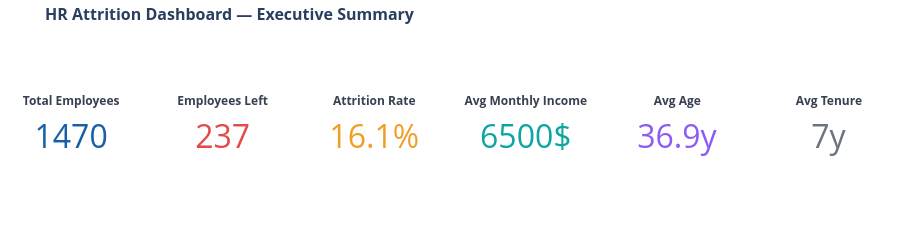

The notebook cell this image was saved under:
### Code cell
#Section 1 -- Interactive Dashboard

#Dashboard - KPI Summary Cards

total=len(df)
left=(df["Attrition"]=="Yes").sum()
rate=left/total*100
avg_income=df["MonthlyIncome"].mean()
avg_tenure=df["YearsAtCompany"].mean()
avg_age=df["Age"].mean()
avg_sat=df[["JobSatisfaction", "EnvironmentSatisfaction", "RelationshipSatisfaction", "WorkLifeBalance"]].mean().mean()

fig=make_subplots(
    rows=1, cols=6,
    specs=[[{"type" : "indicator"}]*6]
)

kpis = [
    ("Total Employees",    total,        "",    CLR["blue"]),
    ("Employees Left",     left,         "",    CLR["yes"]),
    ("Attrition Rate",     round(rate,1),"%" ,  CLR["orange"]),
    ("Avg Monthly Income", round(avg_income),"$",CLR["teal"]),
    ("Avg Age",            round(avg_age,1),"y", CLR["purple"]),
    ("Avg Tenure",         round(avg_tenure,1),"y",CLR["gray"]),
]

for i, (label, val, suffix, color) in enumerate(kpis, 1):
    fig.add_trace(
        go.Indicator(
            mode="number",
            value=val,
            number={"suffix": suffix, "font": {"size": 32, "color": color}},
            title={"text": f"<b>{label}</b>", "font": {"size": 12, "color": "#374151"}},
        ),
        row=1, col=i
    )

fig.update_layout(
    height=180,
    margin=dict(t=40, b=10, l=10, r=10),
    paper_bgcolor="white",
    title_text="<b>HR Attrition Dashboard — Executive Summary</b>",
    title_font_size=16,
)
save_html(fig, "week2_01_kpi_cards.html")
fig.show()

### Figure 1 — Plotly figure (JSON) as saved in the notebook; plotly's stock layout.template omitted (floating-point values rounded to 4 significant figures)
{"data": [{"domain": {"x": [0, 0.1389], "y": [0, 1]}, "mode": "number", "number": {"font": {"color": "#185FA5", "size": 32}, "suffix": ""}, "title": {"font": {"color": "#374151", "size": 12}, "text": "<b>Total Employees</b>"}, "type": "indicator", "value": 1470}, {"domain": {"x": [0.1722, 0.3111], "y": [0, 1]}, "mode": "number", "number": {"font": {"color": "#E24B4A", "size": 32}, "suffix": ""}, "title": {"font": {"color": "#374151", "size": 12}, "text": "<b>Employees Left</b>"}, "type": "indicator", "value": 237}, {"domain": {"x": [0.3444, 0.4833], "y": [0, 1]}, "mode": "number", "number": {"font": {"color": "#EF9F27", "size": 32}, "suffix": "%"}, "title": {"font": {"color": "#374151", "size": 12}, "text": "<b>Attrition Rate</b>"}, "type": "indicator", "value": 16.1}, {"domain": {"x": [0.5167, 0.6556], "y": [0, 1]}, "mode": "number", "number": {"font": {"color": "#0EA5A0", "size": 32}, "suffix": "$"}, "title": {"font": {"color": "#374151", "size": 12}, "text": "<b>Avg Monthly Income</b>"}, "type": "indicator", "value": 6503}, {"domain": {"x": [0.6889, 0.8278], "y": [0, 1]}, "mode": "number", "number": {"font": {"color": "#8B5CF6", "size": 32}, "suffix": "y"}, "title": {"font": {"color": "#374151", "size": 12}, "text": "<b>Avg Age</b>"}, "type": "indicator", "value": 36.9}, {"domain": {"x": [0.8611, 1], "y": [0, 1]}, "mode": "number", "number": {"font": {"color": "#6B7280", "size": 32}, "suffix": "y"}, "title": {"font": {"color": "#374151", "size": 12}, "text": "<b>Avg Tenure</b>"}, "type": "indicator", "value": 7}], "layout": {"height": 180, "margin": {"b": 10, "l": 10, "r": 10, "t": 40}, "paper_bgcolor": "white", "title": {"font": {"size": 16}, "text": "<b>HR Attrition Dashboard — Executive Summary</b>"}}}
